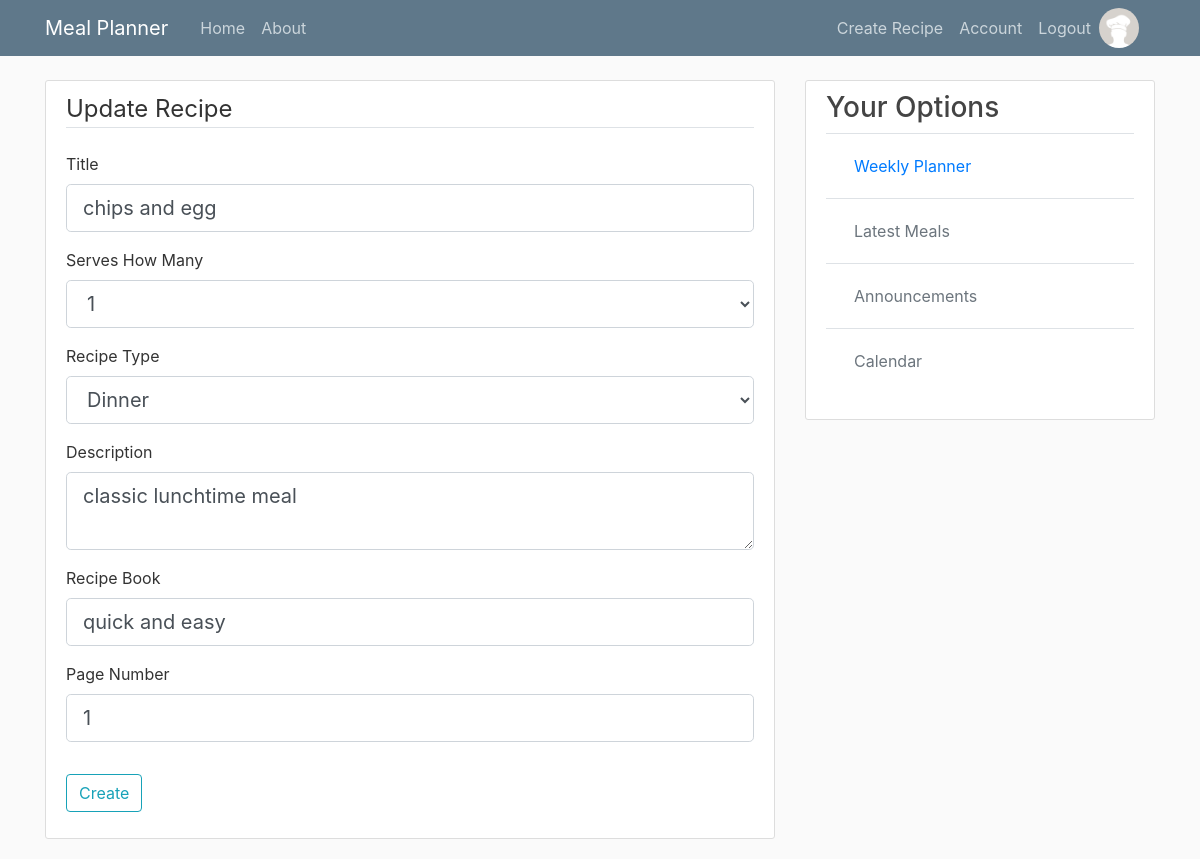
Page /recipe/1/update (signed in) on the committed database.
### mymeal/models.py (models this page shows, shortened)
class User(db.Model, UserMixin):
    id = db.Column(db.Integer, primary_key=True)
    username = db.Column(db.String(20), unique=True, nullable=False)
    email = db.Column(db.String(120), unique=True, nullable=False)
    image_file = db.Column(db.String(20), nullable=False, default='default.png')
    password = db.Column(db.String(60), nullable=False)
    recipes = db.relationship('Recipe', backref='author', lazy=True)
    weekly_meal_plan = db.relationship('Mealplan', backref='creator', lazy=True)
    meal_plan_count = db.Column(db.Integer, default='0', nullable=False)

class Recipe(db.Model):
    id = db.Column(db.Integer, primary_key=True)
    title = db.Column(db.String(100), nullable=False)
    date_posted = db.Column(db.DateTime, nullable=False, default=datetime.utcnow)
    description = db.Column(db.Text, nullable=False)
    serves = db.Column(db.Integer, nullable=False, default='01')
    recipe_type = db.Column(db.String(15), nullable=False)
    ingredients = db.relationship('Ingredient', backref='meal', lazy=True)
    user_id = db.Column(db.Integer, db.ForeignKey('user.id'), nullable=False)
    recipe_book = db.Column(db.String(100))
    recipe_book_page = db.Column(db.Integer, default='01')

### mymeal/recipes/routes.py (the view)
@recipes.route('/recipe/<int:recipe_id>/update', methods=['GET', 'POST'])
@login_required
def update_recipe(recipe_id):
    recipe = Recipe.query.get_or_404(recipe_id)
    if recipe.author != current_user:
        abort(403)
    form = RecipeForm()
    if form.validate_on_submit():
        recipe.title = form.title.data
        recipe.serves = form.serves.data
        recipe.description = form.description.data
        recipe.recipe_type = form.recipe_type.data
        recipe.recipe_book = form.recipe_book.data
        recipe.recipe_book_page = form.recipe_book_page.data
        db.session.commit()
        flash('Your recipe has been updated!','success')
        return redirect(url_for('recipes.recipe', recipe_id=recipe.id))
    elif request.method == 'GET':
        form.title.data = recipe.title
        form.serves.data = recipe.serves
        form.description.data = recipe.description
        form.recipe_type.data = recipe.recipe_type
        form.recipe_book.data = recipe.recipe_book
        form.recipe_book_page.data = recipe.recipe_book_page
    return render_template('create_recipe.html', title='Update Recipe', legend='Update Recipe', recipe=recipe, form=form)

### mymeal/recipes/forms.py
class RecipeForm(FlaskForm):
    title = StringField('Title', validators=[DataRequired()])
    serves_choices = [('1','1'), ('2', '2'),('3', '3'),('4', '4'),('5', '5'),('6', '6'),('7', '7'),('8', '8'),('9', '9')]
    serves = SelectField('Serves How Many', choices=serves_choices, validators=[DataRequired()])
    description = TextAreaField('Description', validators=[DataRequired()])
    recipe_type_choices = [('snack', 'Snack'), ('lunch', 'Lunch'),('dinner', 'Dinner'),('dessert', 'Dessert')]
    recipe_type = SelectField('Recipe Type', choices=recipe_type_choices, validators=[DataRequired()])
    recipe_book = StringField('Recipe Book')
    recipe_book_page = IntegerField('Page Number')
    submit = SubmitField('Create')

### mymeal/models.py (called while the page is built)
@login_manager.user_loader
def load_user(user_id):
    return User.query.get(int(user_id))

### mymeal/templates/create_recipe.html (shortened to what this page needs)
{% extends "layout.html" %}
{% block content %}
    <div class="content-section">
        <form method="post" action="">
            <fieldset class="form-group">
                <legend class="border-bottom mb-4">{{ legend }}</legend>
                <div class="form-group">
                    {{ form.title.label(class="form-control-label") }}
                    {% if form.title.errors %}
                        {{ form.title(class="form-control form-control-lg is-invalid") }}
                        <div class="invalid-feedback">
                            {% for error in form.title.errors %}
                                <span>{{ error }}</span>
                            {% endfor %}
                        </div>
                    {% else %}
                        {{ form.title(class="form-control form-control-lg") }}
                    {% endif %}
                </div>
                <div class="form-group">
                    {{ form.serves.label(class="form-control-label")}}
                    {% if form.serves.errors %}
                        {{ form.serves(class="form-control form-control-lg is-invalid") }}
                        <div class="invalid-feedback">
                            {% for error in form.serves.errors %}
                                <span>{{ error }}</span>
                            {% endfor %}
                        </div>
                    {% else %}
                        {{ form.serves(class="form-control form-control-lg") }}
                    {% endif %}
                </div>
                <div class="form-group">
                    {{ form.recipe_type.label(class="form-control-label") }}
                    {% if form.recipe_type.errors %}
                        {{ form.recipe_type(class="form-control form-control-lg is-invalid") }}
                        <div class="invalid-feedback">
                            {% for error in form.recipe_type.errors %}
                                <span>{{ error }}</span>
                            {% endfor %}
                        </div>
                    {% else %}
                        {{ form.recipe_type(class="form-control form-control-lg") }}
                    {% endif %}
                </div>
                <div class="form-group">
                    {{ form.description.label(class="form-control-label") }}
                    {% if form.description.errors %}
                        {{ form.description(class="form-control form-control-lg is-invalid") }}
                        <div class="invalid-feedback">
                            {% for error in form.description.errors %}
                                <span>{{ error }}</span>
                            {% endfor %}
                        </div>
                    {% else %}
                        {{ form.description(class="form-control form-control-lg") }}
                    {% endif %}
                </div>
                <div class="form-group">
                    {{ form.recipe_book.label(class="form-control-label") }}
                    {% if form.recipe_book.errors %}
                        {{ form.recipe_book(class="form-control form-control-lg is-invalid") }}
                        <div class="invalid-feedback">
                            {% for error in form.recipe_book.errors %}
                                <span>{{ error }}</span>
                            {% endfor %}
                        </div>
                    {% else %}
                        {{ form.recipe_book(class="form-control form-control-lg") }}
                    {% endif %}
                </div>
                <div class="form-group">
                    {{ form.recipe_book_page.label(class="form-control-label") }}
                    {% if form.recipe_book_page.errors %}
                        {{ form.recipe_book_page(class="form-control form-control-lg is-invalid") }}
                        <div class="invalid-feedback">
                            {% for error in form.recipe_book_page.errors %}
                                <span>{{ error }}</span>
                            {% endfor %}
                        </div>
                    {% else %}
                        {{ form.recipe_book_page(class="form-control form-control-lg") }}
                    {% endif %}
                </div>
            </fieldset>
            <div class="form-group">
                {{ form.submit(class="btn btn-outline-info") }}
            </div>
        </form>
    </div>
{% endblock content %}

### mymeal/templates/layout.html (shortened to what this page needs)
<!DOCTYPE html>
<html>
<head>
    <link rel="stylesheet" href="https://stackpath.bootstrapcdn.com/bootstrap/4.1.3/css/bootstrap.min.css">
    <link rel="stylesheet" type="text/css" href="{{ url_for('static', filename='main.css') }}">
</head>
<body>
    <header class="site-header">
      <nav class="navbar navbar-expand-md navbar-dark bg-steel fixed-top">
        <div class="container">
          <a class="navbar-brand mr-4" href="/">Meal Planner</a>
          <div class="collapse navbar-collapse" id="navbarToggle">
            <div class="navbar-nav mr-auto">
              <a class="nav-item nav-link" href="{{ url_for('main.home') }}">Home</a>
              <a class="nav-item nav-link" href="{{ url_for('main.about') }}">About</a>
            </div>
            <div class="navbar-nav">
                {% if current_user.is_authenticated %}
                    <a class="nav-item nav-link" href="{{ url_for('recipes.new_recipe') }}">Create Recipe</a>
                    <a class="nav-item nav-link" href="{{ url_for('users.account') }}">Account</a>
                    <a class="nav-item nav-link" href="{{ url_for('users.logout') }}">Logout</a>
                    <img class="rounded-circle  article-img" src="{{ url_for('static', filename='profile_pics/' + current_user.image_file) }}">
                {% else %}
                  <a class="nav-item nav-link" href="{{ url_for('users.login') }}">Login</a>
                  <a class="nav-item nav-link" href="{{ url_for('users.register') }}">Register</a>
                {% endif %}
            </div>
          </div>
        </div>
      </nav>
    </header>
    <main role="main" class="container">
      <div class="row">
        <div class="col-md-8">
            {% block content %}{% endblock %}
        </div>
        <div class="col-md-4">
            <div class="content-section">
            <h3>Your Options</h3>
                <table class="table table-hover">
                  <tbody>
                    <tr>
                      <td>
                          <a class="nav-item nav-link" href="{{ url_for('weekly.new_week') }}">Weekly Planner</a>
                      </td>
                    </tr>
                    <tr>
                      <td>
                          <a class="nav-item nav-link disabled" href="#">Latest Meals</a>
                      </td>
                    </tr>
                    <tr>
                      <td>
                          <a class="nav-item nav-link disabled" href="#">Announcements</a>
                      </td>
                    </tr>
                    <tr>
                      <td>
                          <a class="nav-item nav-link disabled" href="#">Calendar</a>
                      </td>
                    </tr>
                  </tbody>
                </table>
          </div>
        </div>
      </div>
    </main>
</body>
</html>

### mymeal/static/main.css (style rules this page uses)
body { background: #fafafa; color: #333333; margin-top: 5rem; }
h1, h2, h3, h4, h5, h6 { color: #444444; }
.bg-steel { background-color: #5f788a; }
.site-header .navbar-nav .nav-link { color: #cbd5db; }
.content-section { background: #ffffff; padding: 10px 20px; border: 1px solid #dddddd; border-radius: 3px; margin-bottom: 20px; }
.article-img { height: 40px; width: 40px; margin-right: 16px; }

### rows in the picture
User: image_file (placeholder picture)
Recipe: title "chips and egg", serves "1", recipe_type "Dinner", description "classic lunchtime meal", recipe_book "quick and easy", recipe_book_page "1"

### other values in the picture
{{ legend }} "Update Recipe"
